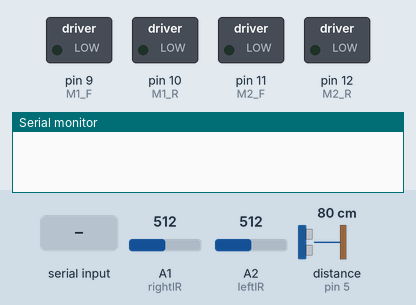
Recording of a sketch running on a simulated Arduino Uno, built with avr-gcc and run on an emulated ATmega328P. Parts: switched loads named in the sketch (green lamp = pin HIGH), the last lines printed to the serial monitor. Dashed ring = blinking. The test bench sets the inputs (shaded band); at power-on: distance to the obstacle (sensor on pin 5) 80 cm, A1 (rightIR) = 512, A2 (leftIR) = 512. The echo pulse lasts 58.3 µs per cm.

Above: at 1.3 s.
1.4 s: "A" received over the second serial link
At 2.6 s:
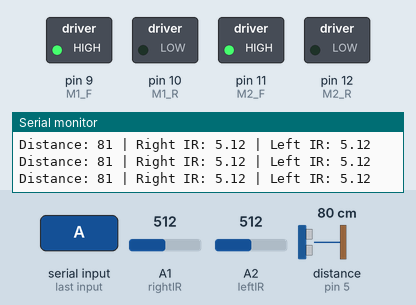
2.9 s: distance to the obstacle (sensor on pin 5) set to 22 cm
4.4 s: distance to the obstacle (sensor on pin 5) set to 18 cm
At 5.5 s:
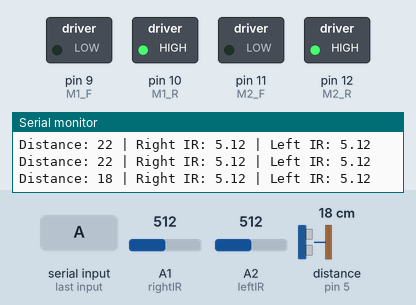
7.4 s: A1 (rightIR) set to 390
10.4 s: distance to the obstacle (sensor on pin 5) set to 120 cm
At 11.6 s:
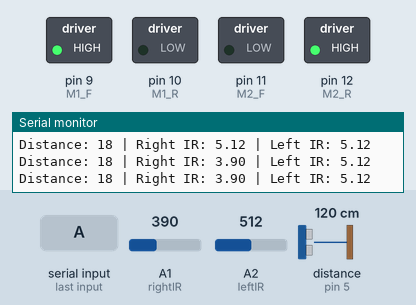
13.4 s: distance to the obstacle (sensor on pin 5) set to 2 cm
At 14.5 s:
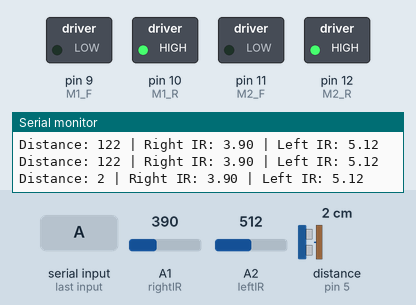
Timing chart, 0 to 17.4 s (numbered marks = the images above; inputs shaded):
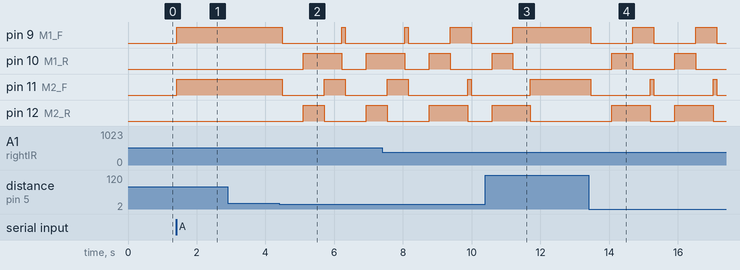

The sketch:

RoboPodArduinoCode.ino
```cpp
#include <SoftwareSerial.h>
#include <NewPing.h>

// author: @anvaymaykar

SoftwareSerial BT(2, 3);

const int M1_F = 9;
const int M1_R = 10;
const int M2_F = 11;
const int M2_R = 12;

const int trigPin = 4;
const int echoPin = 5;
const int MAX_DISTANCE = 400;

const int rightIR = A1;
const int leftIR = A2;

const int OBSTACLE_THRESHOLD = 20;
const float IR_SCALING = 0.01;
const int TURN_DELAY = 400;
const int MOTOR_DELAY = 100;

int incomingByte;
int distance = 100;
bool autopilot = false;

NewPing sonar(trigPin, echoPin, MAX_DISTANCE);

// Function prototypes
void setup();
void loop();
void stop();
void forward();
void backward();
void right();
void left();
void handleManualCommand(char cmd);
void autopilotMode();
int getDistance();

void setup() {
  pinMode(M1_F, OUTPUT);
  pinMode(M1_R, OUTPUT);
  pinMode(M2_F, OUTPUT);
  pinMode(M2_R, OUTPUT);

  pinMode(rightIR, INPUT);
  pinMode(leftIR, INPUT);

  Serial.begin(9600);
  BT.begin(9600);
  stop();
}

void loop() {
  if (BT.available()) {
    incomingByte = BT.read();

    if (incomingByte == 'A') {
      autopilot = true;
    } else if (incomingByte == 'S') {
      autopilot = false;
      stop();
    } else {
      autopilot = false;
      handleManualCommand(incomingByte);
    }
  }

  if (autopilot) {
    autopilotMode();
  }
}

int getDistance() {
  return sonar.ping_cm();
}

void autopilotMode() {
  distance = getDistance();
  float rightSensor = analogRead(rightIR) * IR_SCALING;
  float leftSensor = analogRead(leftIR) * IR_SCALING;

  Serial.print("Distance: ");
  Serial.print(distance);
  Serial.print(" | Right IR: ");
  Serial.print(rightSensor);
  Serial.print(" | Left IR: ");
  Serial.println(leftSensor);

  if (distance > 0 && distance < OBSTACLE_THRESHOLD) {
    stop();
    delay(500);
    backward();
    delay(500);

    if (leftSensor < rightSensor) {
      right();
      delay(TURN_DELAY);
    } else if (rightSensor < leftSensor) {
      left();
      delay(TURN_DELAY);
    } else {
      right();
      delay(TURN_DELAY);
    }

    forward();
  } else {
    forward();
  }
}

void handleManualCommand(char cmd) {
  switch (cmd) {
    case 'F': forward(); break;
    case 'B': backward(); break;
    case 'R': right(); break;
    case 'L': left(); break;
    case 'S': stop(); break;
  }
}

void stop() {
  digitalWrite(M1_F, LOW);
  digitalWrite(M1_R, LOW);
  digitalWrite(M2_F, LOW);
  digitalWrite(M2_R, LOW);
  delay(MOTOR_DELAY);
}

void forward() {
  BT.println("FORWARD");
  digitalWrite(M1_F, HIGH);
  digitalWrite(M1_R, LOW);
  digitalWrite(M2_F, HIGH);
  digitalWrite(M2_R, LOW);
  delay(MOTOR_DELAY);
}

void backward() {
  BT.println("BACKWARD");
  digitalWrite(M1_F, LOW);
  digitalWrite(M1_R, HIGH);
  digitalWrite(M2_F, LOW);
  digitalWrite(M2_R, HIGH);
  delay(MOTOR_DELAY);
}

void right() {
  BT.println("RIGHT");
  digitalWrite(M1_F, LOW);
  digitalWrite(M1_R, HIGH);
  digitalWrite(M2_F, HIGH);
  digitalWrite(M2_R, LOW);
  delay(MOTOR_DELAY);
}

void left() {
  BT.println("LEFT");
  digitalWrite(M1_F, HIGH);
  digitalWrite(M1_R, LOW);
  digitalWrite(M2_F, LOW);
  digitalWrite(M2_R, HIGH);
  delay(MOTOR_DELAY);
}
```

Measured:
- the behaviour switches between 20 and 19 cm on distance to the obstacle (sensor on pin 5) (found by bisection; images 1 and 2)
- after the input at 1.4 s, pin 9 (M1_F), pin 11 (M2_F): LOW → HIGH at once
- after the input at 4.4 s, pin 9 (M1_F): HIGH → LOW after 0.09 s, → HIGH 1.7 s later, → LOW 0.10 s later; pin 10 (M1_R): LOW → HIGH after 0.70 s, → LOW 1.1 s later, → HIGH 0.71 s later; pin 11 (M2_F): HIGH → LOW after 0.09 s, → HIGH 1.2 s later, → LOW 0.61 s later; pin 12 (M2_R): LOW → HIGH after 0.70 s, → LOW 0.61 s later, → HIGH 1.2 s later
- after the input at 10.4 s, pin 9 (M1_F): goes on until 11.2 s, then stays HIGH; pin 10 (M1_R): goes on until 11.2 s, then stays LOW; pin 11 (M2_F): goes on until 11.7 s, then stays HIGH; pin 12 (M2_R): goes on until 11.7 s, then stays LOW
- after the input at 13.4 s, pin 9 (M1_F): alternates HIGH for 0.61 s and LOW for 1.2 s, starting after 0.07 s; pin 10 (M1_R): alternates HIGH for 0.61 s and LOW for 1.2 s, starting after 0.68 s
